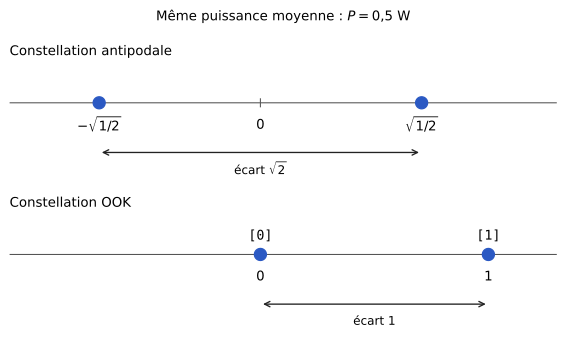

Generate this figure with Python:
"""Figure F6 — Constellations antipodale et OOK de même puissance moyenne (0,5 W) (TS227, chapitre 2).
D'après les notes de cours [notes, f. 1 r°], redessinée."""
import matplotlib
matplotlib.use("svg")
import matplotlib.pyplot as plt
import matplotlib.ticker as mticker
import numpy as np
from pathlib import Path

# --- Style commun des figures Bristol (recopié dans chaque script) ---
plt.rcParams.update({
    "font.family": "DejaVu Sans", "mathtext.fontset": "dejavusans", "font.size": 10,
    "axes.grid": True, "grid.color": "#DADADA", "grid.linewidth": 0.6,
    "axes.edgecolor": "#555555", "axes.linewidth": 0.8,
    "axes.spines.top": False, "axes.spines.right": False,
    "lines.linewidth": 1.8, "legend.frameon": False,
    "svg.hashsalt": "bristol",  # rendu SVG reproductible
})
BLEU, VERT, MAGENTA, ORANGE = "#2B59C3", "#1B9E77", "#A23B72", "#E08A1E"
GRIS = "#7E889B"   # éléments ajoutés par rapport à la source (conventions.md § 9)
ENCRE = "#222222"

def virgule(ax, axes="xy"):
    """Virgule décimale et vrai signe moins sur les graduations."""
    f = mticker.FuncFormatter(lambda x, _: f"{x:g}".replace(".", ",").replace("-", "−"))
    if "x" in axes: ax.xaxis.set_major_formatter(f)
    if "y" in axes: ax.yaxis.set_major_formatter(f)

def sauver(fig):
    fig.savefig(Path(__file__).with_suffix(".svg"), bbox_inches="tight", metadata={"Date": None})
# --- Fin du style commun ---

fig, axs = plt.subplots(2, 1, figsize=(6.0, 3.6), sharex=True)
r = np.sqrt(0.5)
cas = [
    ("Constellation antipodale", [-r, r], ["", ""], r"$\sqrt{2}$", [-r, 0, r], [r"$-\sqrt{1/2}$", "$0$", r"$\sqrt{1/2}$"]),
    ("Constellation OOK", [0, 1], ["[0]", "[1]"], "$1$", [0, 1], ["$0$", "$1$"]),
]
for ax, (nom, pts, etiq, ecart, ticks, tlabels) in zip(axs, cas):
    ax.axhline(0, color="#555555", lw=0.8, zorder=1)
    ax.plot(pts, [0, 0], "o", ms=9, color=BLEU, zorder=3)
    for p, e in zip(pts, etiq):
        if e: ax.text(p, 0.3, e, ha="center", family="DejaVu Sans Mono")
    for x0, lab in zip(ticks, tlabels):
        ax.plot([x0, x0], [-0.08, 0.08], color="#555555", lw=0.8)
        ax.text(x0, -0.45, lab, ha="center", va="center")
    ax.annotate("", xy=(pts[0], -1.0), xytext=(pts[1], -1.0),
                arrowprops=dict(arrowstyle="<->", color=ENCRE, lw=1))
    ax.text(np.mean(pts), -1.35, "écart " + ecart, ha="center", va="center", fontsize=9)
    ax.set_title(nom, fontsize=10, loc="left")
    ax.set_ylim(-1.6, 0.8); ax.set_yticks([]); ax.set_xticks([]); ax.grid(False)
    for c in ("left", "bottom"): ax.spines[c].set_visible(False)
axs[1].set_xlim(-1.1, 1.3)
fig.suptitle("Même puissance moyenne : $P = 0{,}5$ W", fontsize=10)
fig.tight_layout()
sauver(fig)
